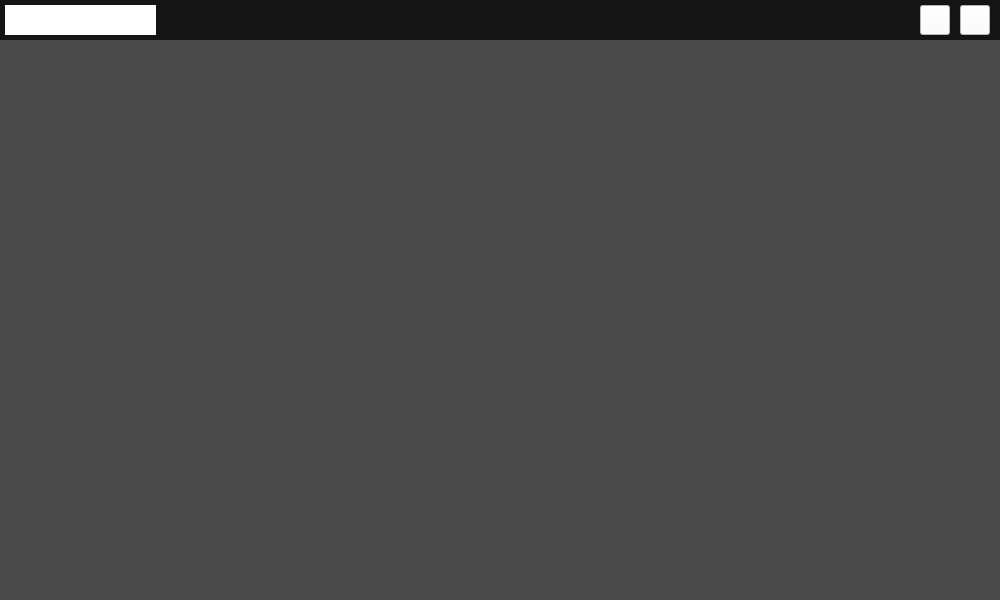
<?xml version="1.0" encoding="UTF-8"?>
<ui version="4.0">
 <class>TopWindow</class>
 <widget class="QWidget" name="TopWindow">
  <property name="geometry">
   <rect>
    <x>0</x>
    <y>0</y>
    <width>1000</width>
    <height>600</height>
   </rect>
  </property>
  <property name="windowTitle">
   <string>TopWindow</string>
  </property>
  <widget class="QWidget" name="widget_background" native="true">
   <property name="geometry">
    <rect>
     <x>0</x>
     <y>0</y>
     <width>1000</width>
     <height>40</height>
    </rect>
   </property>
   <property name="styleSheet">
    <string notr="true">background-color:rgba(20, 20, 20, 255)</string>
   </property>
   <widget class="ResPushButton" name="btn_close">
    <property name="geometry">
     <rect>
      <x>960</x>
      <y>5</y>
      <width>30</width>
      <height>30</height>
     </rect>
    </property>
    <property name="styleSheet">
     <string notr="true">background-color: rgb(255, 255, 255);</string>
    </property>
    <property name="text">
     <string/>
    </property>
    <property name="iconSize">
     <size>
      <width>30</width>
      <height>30</height>
     </size>
    </property>
   </widget>
   <widget class="ResPushButton" name="btn_min">
    <property name="geometry">
     <rect>
      <x>920</x>
      <y>5</y>
      <width>30</width>
      <height>30</height>
     </rect>
    </property>
    <property name="styleSheet">
     <string notr="true">background-color: rgb(255, 255, 255);</string>
    </property>
    <property name="text">
     <string/>
    </property>
    <property name="iconSize">
     <size>
      <width>30</width>
      <height>30</height>
     </size>
    </property>
   </widget>
   <widget class="QLabel" name="label_icon">
    <property name="geometry">
     <rect>
      <x>5</x>
      <y>5</y>
      <width>151</width>
      <height>30</height>
     </rect>
    </property>
    <property name="styleSheet">
     <string notr="true">background-color: rgb(255, 255, 255);</string>
    </property>
    <property name="text">
     <string/>
    </property>
   </widget>
  </widget>
  <widget class="QWidget" name="widget_container" native="true">
   <property name="geometry">
    <rect>
     <x>0</x>
     <y>40</y>
     <width>1000</width>
     <height>560</height>
    </rect>
   </property>
   <property name="styleSheet">
    <string notr="true">background-color: rgb(75, 75, 75);</string>
   </property>
  </widget>
 </widget>
 <layoutdefault spacing="6" margin="11"/>
 <customwidgets>
  <customwidget>
   <class>ResPushButton</class>
   <extends>QPushButton</extends>
   <header location="global">F:\MIProject\MusicVisualization\MusicVisualization\src\Module\QtWidget\respushbutton.h</header>
  </customwidget>
 </customwidgets>
 <resources/>
 <connections/>
</ui>
